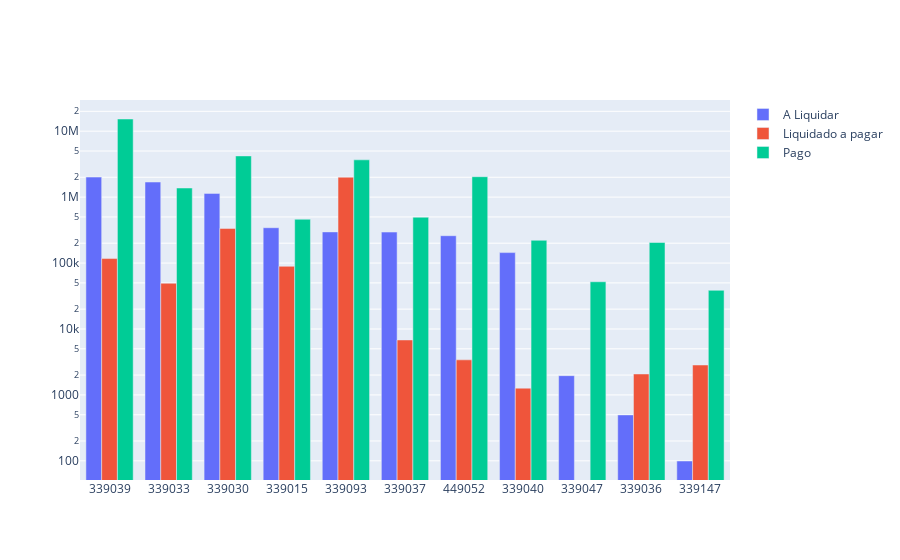

The cell this chart's notebook holds for it:
### Code cell
# Saldo a liquidar por ND
cols = ['ND', 'A_LIQUIDAR', 'LIQUIDADO_A_PAGAR', 'PAGO']

df_aux = df.loc[:, cols].groupby('ND').sum().sort_values(by= 'A_LIQUIDAR', ascending=False).reset_index()
df_aux = df_aux[df_aux['A_LIQUIDAR'] > 0]
# Criando o gráfico
fig = go.Figure()

# Adicionando as colunas y1, y2 e y3 no eixo y
fig.add_trace(go.Bar(x=df_aux['ND'], y=df_aux['A_LIQUIDAR'], name='A Liquidar'))
fig.add_trace(go.Bar(x=df_aux['ND'], y=df_aux['LIQUIDADO_A_PAGAR'], name='Liquidado a pagar'))
fig.add_trace(go.Bar(x=df_aux['ND'], y=df_aux['PAGO'], name='Pago'))

fig.update_traces(textposition = 'outside', cliponaxis = False, hovertemplate=None)
fig.update_layout(hovermode="x unified")
fig.update_yaxes(type="log")

fig.show()

### Figure 1 — Plotly figure (JSON) as saved in the notebook; plotly's stock layout.template omitted (floating-point values rounded to 4 significant figures)
{"data": [{"cliponaxis": false, "name": "A Liquidar", "textposition": "outside", "type": "bar", "x": ["339039", "339033", "339030", "339015", "339093", "339037", "449052", "339040", "339047", "339036", "339147"], "y": [2013000.0, 1693000.0, 1139000.0, 343300.0, 296800.0, 295000.0, 259700.0, 144000.0, 1959, 497.3, 99.45]}, {"cliponaxis": false, "name": "Liquidado a pagar", "textposition": "outside", "type": "bar", "x": ["339039", "339033", "339030", "339015", "339093", "339037", "449052", "339040", "339047", "339036", "339147"], "y": [117000.0, 49360.0, 334900.0, 89210.0, 2004000.0, 6813.0, 3402.0, 1266.0, 0, 2077.0, 2842.0]}, {"cliponaxis": false, "name": "Pago", "textposition": "outside", "type": "bar", "x": ["339039", "339033", "339030", "339015", "339093", "339037", "449052", "339040", "339047", "339036", "339147"], "y": [15300000.0, 1375000.0, 4216000.0, 461600.0, 3675000.0, 495300.0, 2039000.0, 221400.0, 52040.0, 205000.0, 38580.0]}], "layout": {"hovermode": "x unified", "yaxis": {"type": "log"}}}
